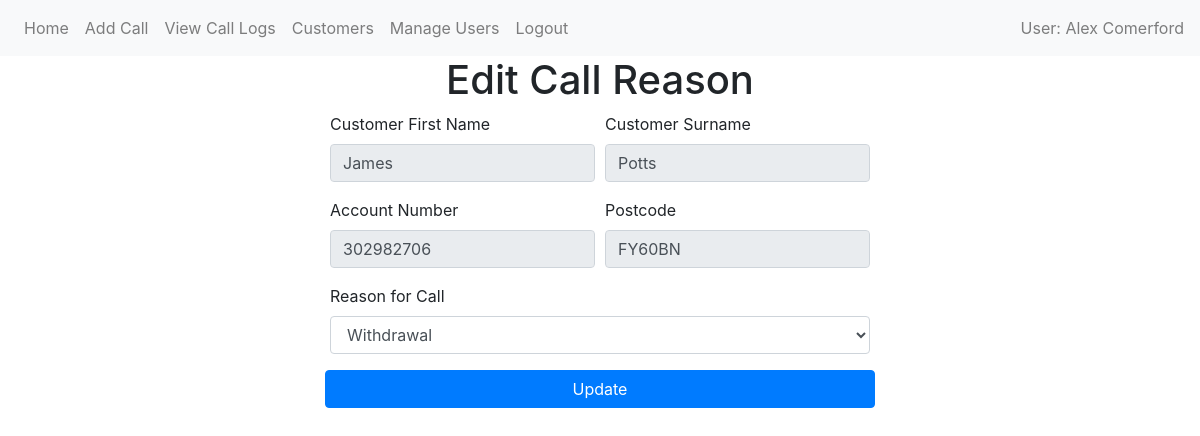
Screenshot of /edit-call/1 (signed in) with the database file from the repository.
### website/models/user.py (models this page shows)
class User(db.Model, UserMixin):
    id = db.Column(db.Integer, primary_key=True)
    email = db.Column(db.String(150), unique=True)
    password = db.Column(db.String(20))
    first_name = db.Column(db.String(50))
    last_name = db.Column(db.String(50), nullable=False)
    is_admin = db.Column(db.Boolean, default=False)
    calls_handled = db.relationship('Call', back_populates='user')

### website/models/customer.py (models this page shows)
class Customer(db.Model):
    id = db.Column(db.Integer, primary_key=True)
    first_name = db.Column(db.String(100))
    last_name = db.Column(db.String(50))
    account_number = db.Column(db.Integer, unique=True)
    postcode = db.Column(db.String(8))
    calls = relationship('Call', back_populates='customer')

### website/models/call.py (models this page shows)
class Call(db.Model):
    id = db.Column(db.Integer, primary_key=True)
    reason_called = db.Column(db.String(150))
    date = db.Column(db.DateTime(timezone=True), default=func.now())
    user_id = db.Column(db.Integer, db.ForeignKey('user.id', name="fk_call_user_id"))
    customer_id = db.Column(db.Integer, db.ForeignKey('customer.id', name="fk_call_customer_id"))
    user = relationship('User', back_populates='calls_handled')
    customer = relationship('Customer', back_populates='calls')

### website/views/calls/edit.py (the view, shortened to what this page needs)
@views.route('/edit-call/<int:id>', methods=['GET', 'POST'])
@login_required
def edit_call(id):
    call_to_edit = Call.query.get_or_404(id)
    return render_template('calls/edit.html', call_to_edit=call_to_edit, user=current_user)

### website/__init__.py (called while the page is built)
def create_app():
    app = Flask(__name__)
    app.config['SECRET_KEY'] = 'hjshjhdjah kjshkjdhjs'
    app.config['SQLALCHEMY_DATABASE_URI'] = f'sqlite:///{DB_NAME}'
    db.init_app(app)
    migrate.init_app(app, db)
    from website.models import User, Call, Customer  #Importing all models
    login_manager = LoginManager()
    login_manager.login_view = 'auth.login'
    login_manager.init_app(app)
    from .views import views
    from .views.auth import auth
    from .views.admin.manage_users import admin
    app.register_blueprint(views, url_prefix='/')
    app.register_blueprint(auth, url_prefix='/')
    app.register_blueprint(admin, url_prefix='/')
    from flask_login import current_user
    @app.context_processor
    def inject_user():
        return dict(user=current_user)
    @login_manager.user_loader
    def load_user(id):
        return User.query.get(int(id))
    return app

### website/templates/calls/edit.html (shortened to what this page needs)
{% extends "shared/base.html" %}
{% block content %}
<h1 align="center">Edit Call Reason</h1>
<div class="container d-flex justify-content-center align-items-center">
<form method="POST" class="w-50">
    <div class="form-row">
        <div class="form-group col-md-6">
        <label for="customer_first_name">Customer First Name</label>
        <input type="text" class="form-control" id="customer_first_name" name="customer_first_name" value="{{ call_to_edit.customer.first_name | title  }}" readonly>
    </div>
    <div class="form-group col-md-6">
        <label for="customer_last_name">Customer Surname</label>
        <input type="text" class="form-control" id="customer_last_name" name="customer_last_name" value="{{ call_to_edit.customer.last_name | title  }}" readonly>
    </div>
</div>
<div class="form-row">
    <div class="form-group col-md-6">
        <label for="account_number">Account Number</label>
        <input type="number" class="form-control" id="account_number" name="account_number" value="{{ call_to_edit.customer.account_number }}" readonly>
    </div>
     <div class="form-group col-md-6">
        <label for="postcode">Postcode</label>
        <input type="text" class="form-control" id="postcode" name="postcode" value="{{ call_to_edit.customer.postcode | upper }}" readonly>
    </div>
</div>
    <div class="form-group">
        <label for="reason_called">Reason for Call</label>
        <select class="form-control" id="reason_called" name="reason_called" required>
            <option value="Withdrawal" {% if call_to_edit.reason_called == "Withdrawal" %}selected{% endif %}>Withdrawal</option>
        </select>
    </div>
    <div class="form-row">
        <button type="submit" class="btn btn-primary w-100">Update</button>
      </div>
</form>
{% endblock %}

### website/templates/shared/base.html (shortened to what this page needs)
<!DOCTYPE html>
<html>
  <head>
    <link
      rel="stylesheet"
      href="https://stackpath.bootstrapcdn.com/bootstrap/4.4.1/css/bootstrap.min.css"
    />
    <link
      rel="stylesheet"
      href="https://cdn.jsdelivr.net/npm/bootstrap-icons@1.3.0/font/bootstrap-icons.css"
    />
  </head>
  <body>
    <nav class="navbar navbar-expand-lg navbar-light bg-light">
      <div class="collapse navbar-collapse" id="navbar">
        <div class="navbar-nav">
          {% if user.is_authenticated %}
          <a class="nav-item nav-link" id="home" href="/">Home</a>
          <a class="nav-item nav-link" id="Call" href="/add-call">Add Call</a>
          <a class="nav-item nav-link" id="view_call_log" href="/calls"
            >View Call Logs</a
          >
          <a class="nav-item nav-link" id="customers" href="/customers"
            >Customers</a
          >
          {% if user.is_admin %}
          <a class="nav-item nav-link" id="admin" href="/users">Manage Users</a>
          {% endif %}
          <a class="nav-item nav-link" id="logout" href="/logout">Logout</a>
          {% else %}
          <a class="nav-item nav-link" id="login" href="/login">Login</a>
          <a class="nav-item nav-link" id="register" href="/register"
            >Register</a
          >
          {% endif %}
        </div>
        {% if user.is_authenticated %}
        <span class="navbar-text ml-auto"
          >User: {{ user.first_name | title }} {{ user.last_name | title}}</span
        >
        {% endif %}
      </div>
    </nav>
    <div class="container">{% block content %} {% endblock %}</div>
  </body>
</html>

### website/templates/shared/base.html (style rules this page uses)
input[type="number"] { appearance: textfield; }

### rows the page displays
User: first_name "Alex", last_name "Comerford"
Customer: customer_first_name "James", customer_last_name "Potts", account_number "302982706", postcode "FY60BN"
Call: reason_called "Withdrawal"
